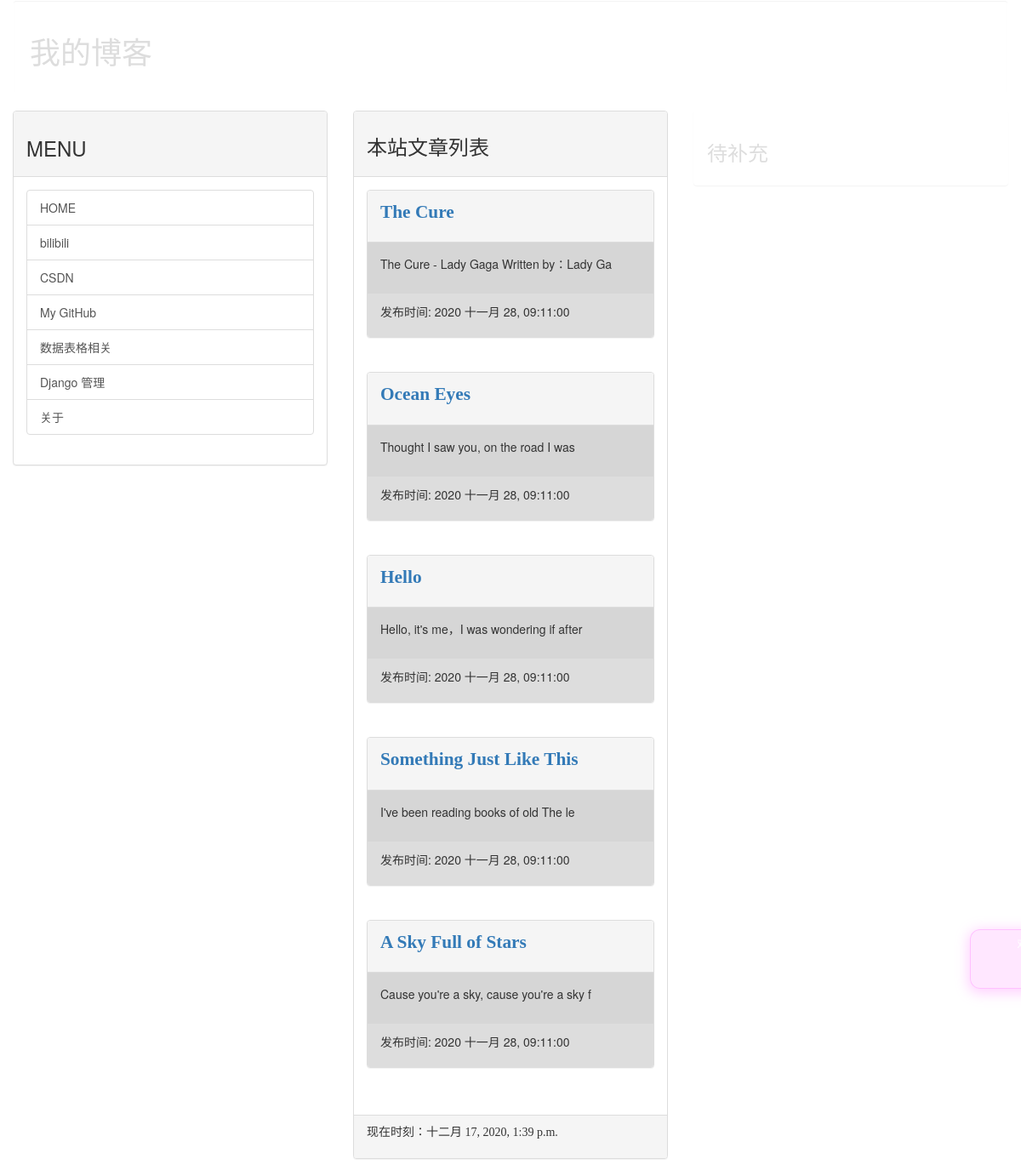
The app's page /, older data.
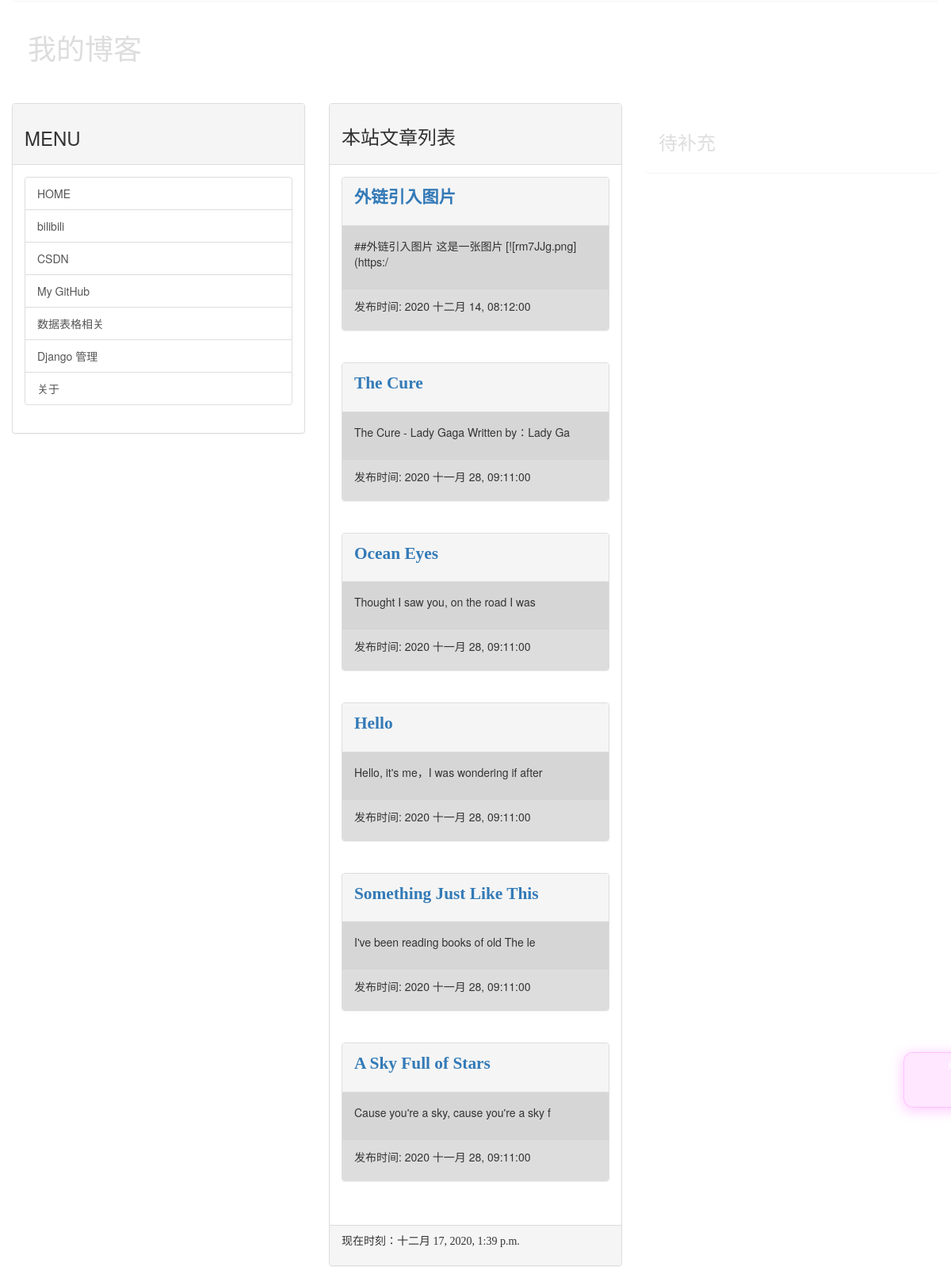
The same page, newer data.
### mainsite/models.py (models this page shows, shortened)
class Post(models.Model):
    title = models.CharField(max_length=200)
    slug = models.CharField(max_length=200)
    body = models.TextField()
    pub_date = models.DateTimeField(default=timezone.now)
    class Meta:
        ordering = ('-pub_date',)

### mainsite/views.py (the view)
# urls.py: path('', homepage),
def homepage(request):
    posts = Post.objects.all()
    now = datetime.now()
    return render(request, 'index.html', locals())

### templates/index.html (shortened to what this page needs)
{% extends 'base.html' %}
{% block headmessage %}
    <h3 style="font-family: 楷体">本站文章列表</h3>
{% endblock %}
{% block content %}
{% for post in posts %}
    <div class="panel panel-default">
        <div class="panel-heading">
            <p style="font-family: 微软雅黑;font-size: 16pt;font-weight: bold;">
                <a href="/post/{{post.slug}}">{{post.title}}</a>
            </p>
        </div>
        <div class="panel-body" style="background-color: #d6d6d6">
            <p>
                {{post.body|truncatechars:40}}
            </p>
        </div>
        <div class="panel-footer" style="background-color: #dddddd">
            <p>
                发布时间: {{post.pub_date|date:"Y M d, h:m:s"}}
            </p>
        </div>
    </div>
<br>
{% endfor %}
{% endblock %}

### templates/base.html (shortened to what this page needs)
<!DOCTYPE>
<head>
    <link href="https://cdn.staticfile.org/twitter-bootstrap/3.3.7/css/bootstrap.min.css" rel="stylesheet">
</head>
<body>
    <div class="container-fluid">
        {% include 'header.html' %}
        <div class="row">
            <div class="col-sm-4 col-md-4">
                <div class="panel panel-default">
                    <div class="panel-heading">
                        <h3>
                            MENU
                        </h3>
                    </div>
                    <div class="panel-body">
                        <div class="list-group">
                            <a href="/" class="list-group-item">HOME</a>
                            <a href="https://www.bilibili.com/" class="list-group-item">bilibili</a>
                            <a href="https://www.csdn.net/" class="list-group-item">CSDN</a>
                            <a href="https://github.com/Kakaluoto" class="list-group-item">My GitHub</a>
                            <a href="list" class="list-group-item">数据表格相关</a>
                            <a href="admin" class="list-group-item">Django 管理</a>
                            <a href="about" class="list-group-item">关于</a>
                        </div>
                    </div>
                </div>
            </div>
            <div class="col-sm-4 col-md-4">
                <div class="panel panel-default">
                    <div class="panel-heading">
                        {% block headmessage %} {% endblock %}
                    </div>
                    <div class="panel-body">
                        {% block content %} {% endblock %}
                    </div>
                    <div class="panel-footer">
                        {% include 'footer.html' %}
                    </div>
                </div>
            </div>
            <div class="col-sm-4 col-md-4">
                <div class="panel panel-default" style="border-color: rgba(0,0,0,0);background-color: rgba(0,0,0,0)">
                    <div class="panel-body">
                        <h3 style="color: #dddddd">待补充</h3>
                    </div>
                </div>
            </div>
        </div>
    </div>
    {% include 'live2d.html' %}
</body>
</html>

### templates/header.html (shortened to what this page needs)
{% load static %}
<div class="well" style="background: rgba(0,0,0,0);border-color: rgba(0,0,0,0)" >
    <h1 style="color: #dddddd">我的博客</h1>
</div>

### templates/footer.html
{% block footer %}
    {% if now %}
    <p style="font-family: 微软雅黑">现在时刻：{{now}}</p>
    {% else %}
    <p style="font-family: 微软雅黑">本文内容取自网络，如有侵权请来信通知下架...</p>
    {% endif %}
{% endblock %}

### templates/live2d.html (shortened to what this page needs)
{% load static %}
<link rel="stylesheet" href="{%static 'live2d/css/live2d.css'%}" />
<div id="landlord">
    <div class="message" style="opacity:0"></div>
    <canvas id="live2d" width="280" height="250" class="live2d"></canvas>
</div>

### static/live2d/css/live2d.css (style rules this page uses)
#landlord { user-select: none; position: fixed; left: 1150px; bottom: 0; width: 280px; height: 250px; z-index: 10000; font-size: 0; transition: all .3s ease-in-out; }
#live2d { position: relative; }
.message { opacity: 0; width: 300px; height: 70px; color: white; margin: auto; padding: 7px; top: -40px; left: -10px; text-align: center; border: 1px solid rgba(255,137,255,.4); border-radius: 12px; background-color: rgba(255,137,255,.2); box-shadow: 0 3px 15px 2px rgba(255,137,255,.4); font-size: 13px; font-weight: 400; text-overflow: ellipsis; text-transform: uppercase; overflow: hidden; position: absolute; animation-delay: 5s; animation-duration: 50s; animation-iteration-count: infinite; animation-name: shake; animation-timing-function: ease-in-out; }

Row changes from the older to the newer data that the page shows:
added Post: title "外链引入图片", body "##外链引入图片 这是一张图片 [![rm7JJg.png](https:/", pub_date "2020 十二月 14, 08:12:00"
